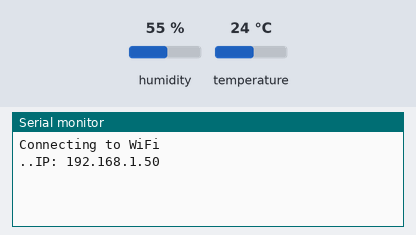
This sketch was run on a simulated ESP8266 (NodeMCU). Shown: the last lines printed to the serial monitor. The inputs (shaded band) are chosen by the test bench; at power-on: humidity 55 %, temperature 24 °C. WiFi joins after 1.5 s; servers stay silent unless stated.

Above: at 3.2 s.
3.3 s: humidity set to 22 %
At 10.5 s:
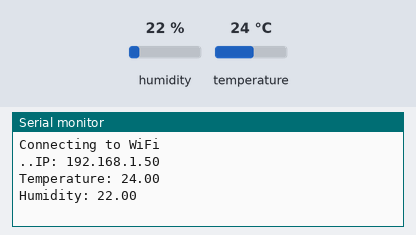
11.5 s: temperature set to 12 °C
13.0 s: humidity set to 40 %
At 20.28 s:
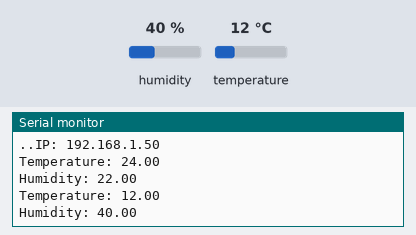

The sketch:

dht.ino
```cpp
#include <ArduinoJson.h>
#include <DHT.h>
#include <ESP8266WiFi.h>
#include <ESPAsyncWebServer.h>

const char *ssid = "Sweet Home 2.4GHz";
const char *password = "#magic13";

#define DHTPIN 5
#define DHTTYPE DHT22

DHT dht(DHTPIN, DHTTYPE);

float temperature = 0.0;
float humidity = 0.0;

unsigned long previousMillis = 0;
const long interval = 10 * 1000;

AsyncWebServer server(80);

void setup() {
  Serial.begin(115200);
  dht.begin();

  WiFi.begin(ssid, password);
  Serial.println("Connecting to WiFi");
  while (WiFi.status() != WL_CONNECTED) {
    delay(1000);
    Serial.print(".");
  }

  Serial.print("IP: ");
  Serial.println(WiFi.localIP());

  server.on("/", HTTP_GET, [](AsyncWebServerRequest *request) {
    AsyncResponseStream *response =
        request->beginResponseStream("application/json");
    DynamicJsonDocument doc(1024);
    JsonObject root = doc.to<JsonObject>();
    root["temperature"] = temperature;
    root["humidity"] = humidity;
    serializeJson(doc, *response);
    request->send(response);
  });

  server.on("/metrics", HTTP_GET, [](AsyncWebServerRequest *request) {
    String response = "";
    response += F("home_temperature ") + String(temperature);
    response += F("\n");
    response += F("home_humidity ") + String(humidity);
    request->send(200, "text/html", response);
  });

  server.begin();
}

void loop() {
  unsigned long currentMillis = millis();
  if (currentMillis - previousMillis >= interval) {
    previousMillis = currentMillis;
    float newT = dht.readTemperature();
    if (isnan(newT)) {
      Serial.println("Failed to read temperature from DHT sensor!");
    } else {
      temperature = newT;
      Serial.print("Temperature: ");
      Serial.println(temperature);
    }

    float newH = dht.readHumidity();
    if (isnan(newH)) {
      Serial.println("Failed to read humidity from DHT sensor!");
    } else {
      humidity = newH;
      Serial.print("Humidity: ");
      Serial.println(humidity);
    }
  }
}
```

Measured:
- after the input at 3.3 s, the serial monitor: prints a new line after 6.7 s (image 1)
- after the input at 13.0 s, the serial monitor: prints a new line after 7.0 s (image 2)
